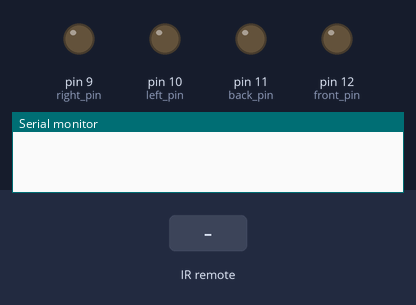
The sketch below on a simulated Arduino Uno, built with avr-gcc and run on an emulated ATmega328P. On the bench: output pins drawn as LEDs (lit = HIGH), the last lines printed to the serial monitor. Inputs (shaded band) come from the test bench.

Above: at 1.2 s.
1.3 s: infrared code 0xFF18E7 received
2.8 s: infrared code 0xFF4AB5 received
At 3.2 s:
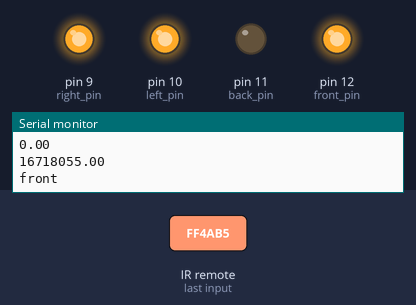
Timing chart, 0 to 5.8 s (numbered marks = the images above; inputs shaded):
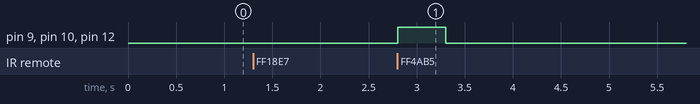

Measured:
- after the input at 2.8 s, pin 9 (right_pin), pin 10 (left_pin), pin 12 (front_pin): LOW → HIGH at once, → LOW 0.50 s later

The sketch:

rajikon_ver1.ino
```cpp
/*  Infrared Remote Controller & IR Receiver demo program
  copy right John Yu
  connect VS1838B to  D10 see http://osoyoo.com/?p=144
*/
#include <IRremote.h>

const double front = 16718055.00;
const double back = 16730805.00;
const double right = 16734885.00;
const double left = 16716015.00;

#define input_pin 2
#define front_pin 12
#define back_pin 11
#define right_pin 9
#define left_pin 10
#define mote_time 500
double jizoku;

void mote(double i);

IRrecv irrecv(input_pin);
decode_results signals;
void setup()
{
  pinMode(front_pin, OUTPUT);
  pinMode(back_pin, OUTPUT);
  pinMode(right_pin, OUTPUT);
  pinMode(left_pin, OUTPUT);
  Serial.begin(9600);
  irrecv.enableIRIn();
}
void loop() {
  double i = signals.value;

  if (irrecv.decode(&signals)) {
    if (i < 17000000.00) {
      Serial.println(i);
      mote(i);
    }

    else if (i > 17000000.00) {
      mote(jizoku);
    }
    delay(1);
    irrecv.resume(); // get the next signal
  }

}


void mote(double i) {

  if (i == front) {
    Serial.println("front");
    digitalWrite(front_pin, HIGH);
    digitalWrite(right_pin, HIGH);
    digitalWrite(left_pin, HIGH);
    delay(mote_time);
    digitalWrite(front_pin, LOW);
    digitalWrite(right_pin, LOW);
    digitalWrite(left_pin, LOW);
    jizoku = front;
  }

  ////////////////////////////////
  //else if (i == back) {
  //Serial.println("back");
  //digitalWrite(back_pin, HIGH);
  //delay(500);
  //digitalWrite(back_pin, LOW);
  //jizoku = back;
  //}
  //////////////////////////////////

  else if (i == right) {
    Serial.println("right");
    digitalWrite(front_pin, HIGH);
    digitalWrite(right_pin, HIGH);
    delay(mote_time);
    digitalWrite(front_pin, LOW);
    digitalWrite(right_pin, LOW);
    jizoku = right;
  }

  else if (i == left) {
    Serial.println("left");
    digitalWrite(front_pin, HIGH);
    digitalWrite(left_pin, HIGH);
    delay(mote_time);
    digitalWrite(front_pin, LOW);
    digitalWrite(left_pin, LOW);
    jizoku = left;
  }
}
```
